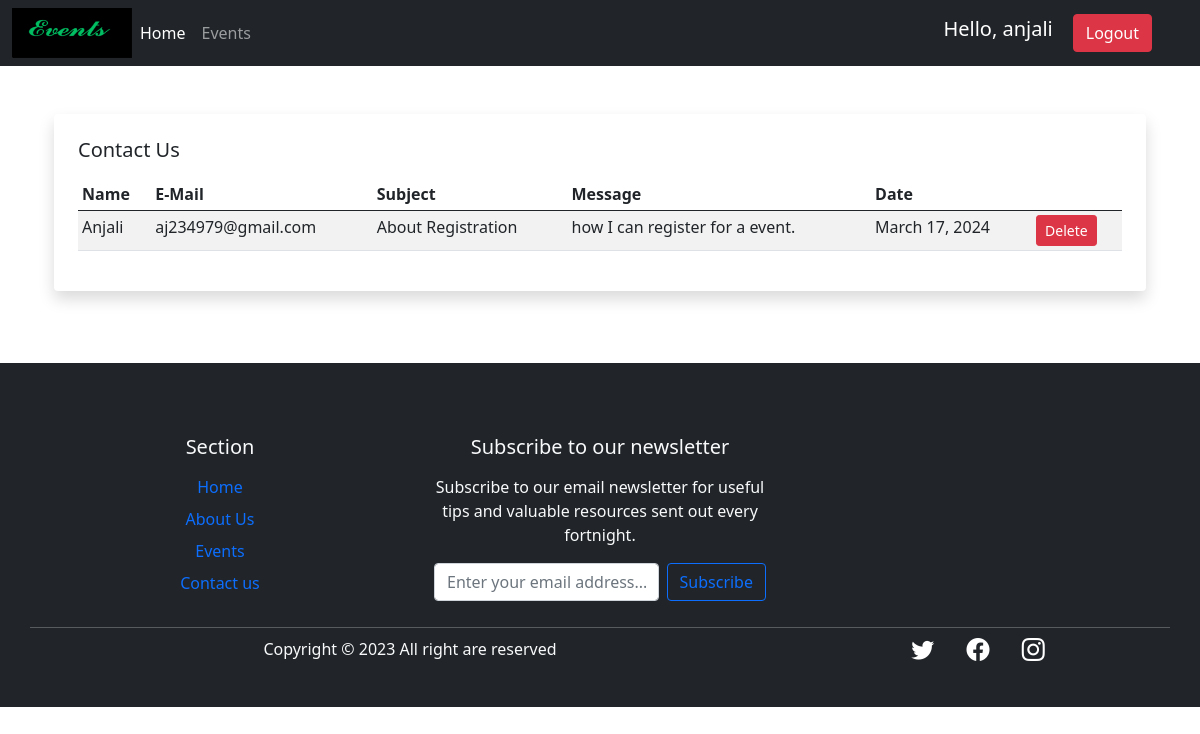
The page /contact_us (signed in) on the database its author committed.
### Home_App/models.py (models this page shows, shortened)
class Contact_Us (models.Model):
    name=models.CharField(max_length=122)
    email=models.CharField(max_length=122)
    subject=models.TextField(null=True)
    message=models.TextField(null=True)
    date=models.DateField()

### Home_App/decorators.py (the view)
        def wrapper_func(request,*args, **kwargs):
           group=None
           if request.user.groups.exists():
              group=request.user.groups.all()[0].name
           if group in allowed_roles:
              return view_func(request,*args, **kwargs)
           else:
            return HttpResponse('You are not authorized to view this page.')

### Home_App/views.py (called while the page is built)
@login_required(login_url='Login')
@allowed_users(allowed_roles=['admin'])
def contact_us(request):
    contacts=Contact_Us.objects.all()
    context={'contacts':contacts}
    return render(request,'Dashboard/contact_us.html',context)

### Template/Dashboard/contact_us.html
{% extends 'Dashboard/navbar.html' %}
{% block body %}
<div class="container h-100 mt-5">
    <div class="row h-100 justify-content-center align-items-center">
        <div class=" col mb-5 px-4">
            <div class="bg-white rounded shadow p-4">
                <h5 class="d-flex align-items-center">
                    Contact Us
                </h5>
                <div class="mt-3">
                    <div class="table-responsive">
                        <table class="table table-striped table-sm">
                            <thead>
                                <tr>
                                    <th scope="col">Name</th>
                                    <th scope="col">E-Mail</th>
                                    <th scope="col">Subject</th>
                                    <th scope="col">Message</th>
                                    <th scope="col">Date</th>
                                    <th scope="col"></th>
                                </tr>
                            </thead>
                            <tbody>
                            {% for contact in contacts %}
                                <tr>
                                    <td>{{contact.name}}</td>
                                    <td>{{contact.email}}</td>
                                    <td>{{contact.subject}}</td>
                                    <td>{{contact.message}}</td>
                                    <td>{{contact.date}}</td>
                                    <td><a href="{% url 'delete_contact' contact.id%}" class="btn btn-sm btn-danger">Delete</a></td>
                                </tr>
                            {% endfor %}
                            </tbody>
                        </table>
                    </div>
                </div>
            </div>
        </div>
    </div>
</div>
{% endblock body %}

### Template/Dashboard/navbar.html (shortened to what this page needs)
<!doctype html>
<html lang="en">
<head>
  <link href="https://cdn.jsdelivr.net/npm/bootstrap@5.0.2/dist/css/bootstrap.min.css" rel="stylesheet"
>
  <link rel="stylesheet" href="https://cdn.jsdelivr.net/npm/bootstrap-icons@1.11.1/font/bootstrap-icons.css">
</head>
<body>
  <nav class="navbar navbar-expand-lg navbar-dark bg-dark sticky-top">
    <div class="container-fluid">
      <img src="/static/images/logo1.png" width="120" height="50" alt="...">
      <div class="collapse navbar-collapse" id="navbarSupportedContent">
        <ul class="navbar-nav me-auto mb-2 mb-lg-0">
          {% if request.user.is_staff %}
          <li class="nav-item">
            <a class="nav-link active" aria-current="page" href="/home">Home</a>
          </li>
          <li class="nav-item">
            <a class="nav-link" href="/event">Events</a>
          </li>
          {% endif %}
        </ul>
        <div class="d-flex">
          {% if request.user.isnot_authenticated %}
          <a href="/loginpage" type="submit" class="btn btn-primary shadow-none me-lg-3 me-3">Login</a>
          <a href="/register" type="submit" class="btn btn-primary shadow-none me-lg-3 me-3" >Register</a>
          {% else %}
          <span class="hello-msg">Hello, {{request.user}} </span>
          <span class="hello-msg"><a href="/logout" type="submit" class="btn btn-danger shadow-none me-lg-3 me-3">Logout</a></span>
          {% endif %}
        </div>
      </div>
    </div>
  </nav>
  {% block body %}{% endblock body %}
  {% block footer %}
  <footer class="bg-dark text-light text-center mt-4 pt-5 pb-4">
    <div class="container text-center text-md-left ">
      <div class="row text-center text-md-left">
        <div class="col-lg-4 p-4">
          <h5 class="mb-3"> Section</h5>
          <a href="#" class="d-inline-block mb-2 text-decoration-none">Home</a><br>
          <a href="#" class="d-inline-block mb-2 text-decoration-none">About Us</a><br>
          <a href="#" class="d-inline-block mb-2 text-decoration-none">Events</a><br>
          <a href="#" class="d-inline-block mb-2 text-decoration-none">Contact us</a><br>
        </div>
        <div class="col-lg-4 p-4">
          <h5 class="mb-3">Subscribe to our newsletter</h5>
          <p>Subscribe to our email newsletter for useful tips and valuable resources sent out every fortnight.</p>
          <form class="d-flex">
            <input class="form-control me-2" type="text" placeholder="Enter your email address..." aria-label="Search">
            <button class="btn btn-outline-primary" type="submit">Subscribe</button>
          </form>
        </div>
        <hr class="mb-1 ">
        <div>
          <div class="row align-items-center">
            <div class="col-md-7 col-lg-8">
              <p>Copyright © 2023 All right are reserved
              </p>
            </div>
            <div class="col-md-5 col-lg-4">
              <div class="text-center text-md-right">
                <ul class=" list-unstyled list-inline">
                  <li class="list-inline-item">
                    <a href="#" class="btn-floating btn-sm text-white" style="font-size: 23px;"><i
                        class="bi bi-twitter me-1"></i></a>
                  </li>
                  <li class="list-inline-item">
                    <a href="#" class="btn-floating btn-sm text-white" style="font-size: 23px;"><i
                        class="bi bi-facebook me-1"></i></a>
                  </li>
                  <li class="list-inline-item">
                    <a href="#" class="btn-floating btn-sm text-white" style="font-size: 23px;"><i
                        class="bi bi-instagram me-1"></i></a>
                  </li>
                </ul>
              </div>
            </div>
          </div>
        </div>
      </div>
    </div>
  </footer>
  {% endblock footer %}
</body>
</html>

### Template/Dashboard/navbar.html (style rules this page uses)
.hello-msg { font-size: 20px; color: #fff; margin-right: 20px; }

### rows shown on the page
Contact_Us: name "Anjali", email "aj234979@gmail.com", subject "About Registration", message "how I can register for a event.", date "March 17, 2024"

### other values the page prints
{{ request.user }} "anjali"
